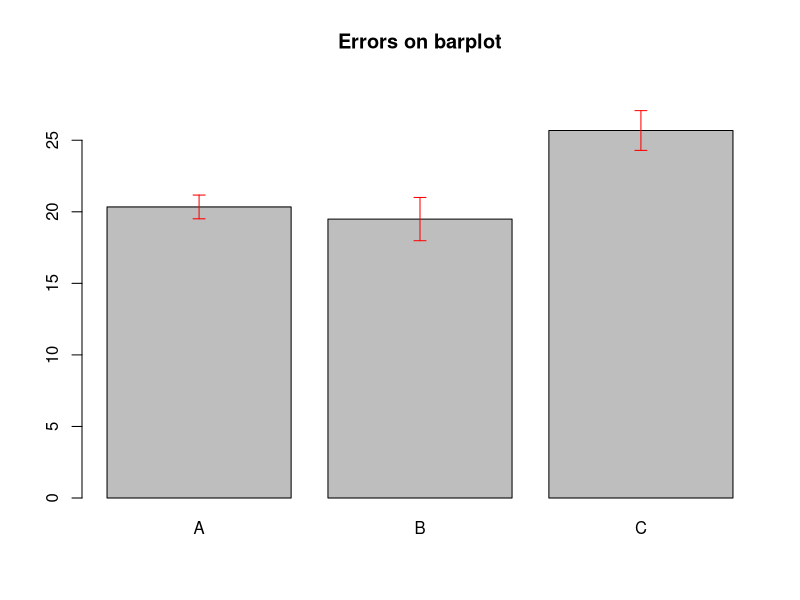
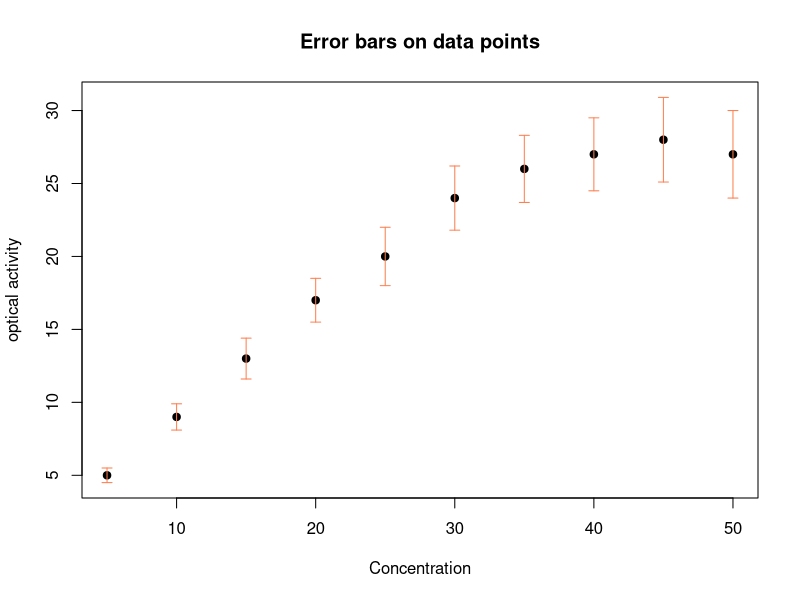

The R source for these figures, in order:
#LAB 14 
#Apr 24 2025
#I. Error bars, covariance and correlation:

#error bar shows uncertainity in a value - it can represent 1)Std dev 2)Std error 3)Confidence Interval
#We can use arrows() function to draw error bars - syntax is arrows(x0,y0,x1,y1,length,angle,code,col,lty,lwd

#(1) Error bars on bar plots: Enter the following data into R:
#means = c(20.34,19.49,25.68)
#stderr = c(0.83,1.51,1.39)
#Make a barplot with the following features: the three means should be labeled as ‘A’,
#‘B’ and ‘C’, grey filled bars, plot title as ’Errors on bar plot’. Use the arrows() function
#to plot the error bars as follows:
  #arrows(<barplotobject>, means+stderr, <barplotobject>,means-stderr,
         #angle=90,code=3,length=0.06,col=’red’)
means=c(20.34,19.49,25.68)
stderr=c(0.83,1.51,1.39)
#calculate midpoints of a bar
midpoints=barplot(means,names.arg=c("A","B","C"),col="grey",ylim=c(0,max(means+stderr)+2),main="Errors on barplot")
#add error bars using arrows()
arrows(midpoints,means+stderr,midpoints,means-stderr,angle=90,code=3,length=0.06,col='red')
###
#(2)Error bars on (x,y) plots: Enter the following data into R. The errors provided are standard errors on the mean
#x = c(5, 10, 15, 20, 25, 30, 35, 40, 45, 50)
#y = c(5, 9, 13, 17, 20, 24, 26, 27, 28, 27)
#errors = c(0.5, 0.9, 1.4, 1.5, 2.0, 2.2, 2.3, 2.5, 2.9, 3.0)
#Plot (x,y) with points and xlabel ‘concentration’ and ylabel ‘optical activity’ and plot title as ‘Error bars on data points”. Again we can use the arrows() function to plot the error
#bars, only difference is in the first 4 arguments: arrows(x,y+errors,x,y-errors,.....)


x = c(5, 10, 15, 20, 25, 30, 35, 40, 45, 50)
y = c(5, 9, 13, 17, 20, 24, 26, 27, 28, 27)
errors = c(0.5, 0.9, 1.4, 1.5, 2.0, 2.2, 2.3, 2.5, 2.9, 3.0)
#scatter plot with error bars
plot(x,y,pch=19,xlab="Concentration",ylab="optical activity",main="Error bars on data points",
     ylim=c(min(y-errors),max(y+errors)))
#adding the vertical error bars
arrows(x,y+errors,x,y-errors,angle=90,code=3,length=0.05,col="coral")
###

#(3) Covariance and Pearson’s correlation coefficient: For a univariate sample, the functions
#cov() and cor() return a number, for multivariate samples, these functions returns a matrix. Try the following:

x =c(10,20,30,40,50,60,70,80,90,100)
y =c(95, 220, 279, 424, 499, 540, 720, 880, 950, 1200)
cov(x, y)   # Covariance: measure of joint variability
cor(x, y)   # Pearson Correlation: strength + direction of linear relationship
#For multivariate datasets
cor(longley) # built-in multivariate dataset

#II. One sample tests

#(1) One sample Z test:
#(a) Write a function to perform one sample Z test, where given a data set x that is
#randomly drawn from a Gaussian distribution of population mean μ and standard
#deviation σ the function returns the conclusions of the test along with the computed statistic values. 
#The function should be defined as one_sample_Ztest(x,sigma,muzero, alpha,null) where x is the data vector,
#sigma is the population standard deviation, muzero is the population mean for
#comparison, alpha is the significance level and null is a string indicating type of
#null hypothesis. The possible values of null should be equal, less_than_or_equal
#or more_than_or_equal. The function should return a vector with two numbers
#and the conclusion: p-value and the Z-value and the statistical conclusion.

#function for 1 sample test
one_sample_Ztest <- function(x,sigma,muzero,alpha,null){
  #defining sample mean as xbar
  xbar=mean(x)
  n=length(x) #size
  #Z-statistic
  Z=(xbar-muzero)/(sigma/sqrt(n))
  
  #possible values of null
  #p-value computation using null hypothesis
  #1.equal-two tailed test 
  #wkt pnorm(Z) gives the area to the left of Z , 1-pnorm(Z) gives the area to the right of Z,so
  #for two tails we multiply by 2
  if (null=="equal"){
    p_val=2*(1-pnorm(abs(Z)))
  } 
  #2.less_than_or_equal - one tailed test (right tail) - calculates the area to the right of Z
  else if (null=="less_than_or_equal"){
    p_val=1-pnorm(Z)
  }
  #3.greater_than_or_equal - one tailed test (left tail) - calculates the area to the left of Z
  else if (null=="greater_than_or_equal"){
    p_val=pnorm(Z)
  }
  else{
    stop("Invalid null hypothesis type.")
  }
  #statistical conclusion
  conclusion = ifelse(p_val<alpha,"Reject null hypothesis","Fail to reject null hypothesis")
  return(list(Z_value=Z,p_value=p_val,conclusion=conclusion))
}

#(b) Use the data set to test the null hypothesis that μ = μ0:
#x = c(141.5, 152.3, 121.2, 123.0, 151.6, 124.8, 138.9,
#      137.4, 145.6, 135.6, 135.4, 121.5)
#and μ0 of 124.6 and σ = 14.5 with 0.05 significance level.

#we see from thw qn mu=muzero so the two tailed test would be done

x = c(141.5, 152.3, 121.2, 123.0, 151.6, 124.8, 138.9,
            137.4, 145.6, 135.6, 135.4, 121.5)
result=one_sample_Ztest(x,sigma=14.5,muzero=124.6,alpha=0.05,null="equal") #this pval is for alpha 0.05- 0.00781887
#since it is two tailed test, the p value (alpha/2) of left and right tail would be 0.00781/2=0.003909435
print(result)
##
#(2) One sample t- test:
#(a) Write a function to perform a one sample t-test given a data set x that is randomly
#drawn from a Gaussian distribution of population mean μ and standard deviation
#σ. The function should return the conclusions of the test along with the statistic
#values. Function should be defined as one_sample_t_test(x,muzero,alpha,null) where the arguments have the same
#meaning as above.
one_sample_ttest=function(x,muzero,alpha,null){
  #defining sample statistics
  xbar=mean(x)
  s=sd(x)
  n=length(x)
  #Computing t statistic
  t = (xbar-muzero)/(s/sqrt(n))
  df= n-1 #degrees of freedom
  
  #Computing p-val based on the type of null hypothesis
  #1.two tailed test
  #pt() function t-distribution's CDF
  #pt(abs(t),df)- gives the area to the left of t, then 1-pt(abs(t),df) gives the area right to t,
  #we multiply by 2 for obtaining both the tails
  if(null=="equal"){
    p_val = 2*(1-pt(abs(t),df))
  }else if (null=="less_than_or_equal")#one tailed,right tailed t test
    {
    p_val = 1-pt(t,df)
  }else if (null=="more_than_or_equal")#one tailed,left tailed t test
    {
    p_val = pt(t,df)
  }else {
    stop("Invalid null hypothesis type.")
  }
  #statistical conclusion
  conclusion=ifelse(p_val<alpha,"Reject null hypothesis","Fail to reject null hypothesis")
  return(list(tval=t,pval=p_val,conclusion=conclusion))
}

#(b) Use the data set below to test the null hypothesis that μ = μ0, where μ0 = 100 for 0.05 significance level.
#x = c(96.0, 104.0, 99.1, 97.6, 99.4, 92.8, 105.6, 97.2,
 #     96.8, 92.1, 100.6, 101.5, 100.7, 97.3, 99.6, 105.9)

x = c(96.0, 104.0, 99.1, 97.6, 99.4, 92.8, 105.6, 97.2,
      96.8, 92.1, 100.6, 101.5, 100.7, 97.3, 99.6, 105.9)
result=one_sample_ttest(x,muzero=100,alpha=0.05,null="equal")
print(result)
##

#25 Apr 2025
#(3) One sample proportion test:
#In R, the functions binom.test() and prop.test() performs the one sample proportion test. The former computes the exact binomial probability,
#and is used when the sample sizes are small. The latter uses a normal approximation
#to the binomial distribution and can be used when n > 30. The functions are
# binom.test(x,n,p,alternative)
# prop.test(x,n,p,alternative,correct)
# where x is the number of successes, n is the total number of trials, p proportion to test
# against (i.e., hypothesized value), alternative is the string value indicating type of null
# hypothesis as “two-sided”, “less”, “greater”, and correct is a logical variable indicating
# whether a correction should be applied for small sample sizes (the default is TRUE).
# Print the results of both the tests with x = 710, n = 2600, p = 0.25 and alternative=greater.

#testing with binom.test()
binom.test(x=710,n=2600,p=0.25,alternative="greater") #testing whether the true prop is >0.25

#testing with prop.test()
prop.test(x=710,n=2600,p=0.25,alternative = "greater",correct=T) #the correction is not required because when we are 
#converting the discrete binomial distb to continuous normal distbn, the sample size is already large enough to approximate the normal distbn
prop.test(x=710,n=2600,p=0.25,alternative="greater",correct=F)
##

#(4) One sample variance test:
#(a) Write a function with the following structure to output the statistical conclusion
#and properties (p-value and σ2 value):
#one_sample_variance_test(x,test_sigma,alpha), where the function should compute the χ2
#test statistic and get the appropriate limits by using the qchisq() function and deciding the conclusion.

one_sample_variance_test=function(x,test_sigma,alpha){
  #sample stats
  n=length(x)
  s2=var(x) #sample variance
  sigma2=test_sigma^2 #hyposthesized population variance
  
  #chi-sq test statistic
  chi2=(n-1)*s2/sigma2
  
  #critical values for 2 tailed test
  chi2_lower=qchisq(alpha/2,df=n-1)
  chi2_upper=qchisq(1-alpha/2,df=n-1)
  # Two-tailed p-value
  p_val = 2*min(pchisq(chi2,df=n-1), 1-pchisq(chi2,df=n-1))
  
  #decision rule
  if (chi2<chi2_lower || chi2>chi2_upper){
    conclusion="Reject null hypothesis"
  }else{
    conclusion="Fail to reject null hypothesis"
  }
  return(list(chi_squared_value=chi2,pop_var=s2,p_value=p_val,conclusion=conclusion))
}

#(b) Perform the above test for the data set given below for hypothesized σ = 29 and for
# 0.05 significance level. The points are from a normal distribution with mean=140
# and standard deviation of 20.

x = c(142.8, 135.0, 157.5, 148.4, 135.9, 153.4, 149.0, 130.2,
      156.0, 189.7, 151.6, 156.5, 123.8, 152.9, 118.4, 145.8)
result=one_sample_variance_test(x,test_sigma = 29,alpha=0.05)
print(result) #result wd be rejecting null hypothesis
##
#using the one-tailed test variation for this qn
one_sample_variance_test_one_tailed = function(x, test_sigma, alpha, alternative="two_sided") {
  # sample stats
  n = length(x)
  s2 = var(x)
  sigma2 = test_sigma^2
  chi2 = (n - 1) * s2 / sigma2
  
  # initialize critical and conclusion
  chi2_critical = NA
  conclusion = NA
  p_val = NA
  if (alternative == "greater") {
    chi2_critical = qchisq(1 - alpha, df = n-1)
    p_val = 1 - pchisq(chi2,df=n - 1)
    conclusion = if (chi2 > chi2_critical) "Reject H0" else "Fail to reject H0"
  } else if (alternative == "less") {
    chi2_critical = qchisq(alpha,df= n-1)
    p_val = pchisq(chi2,df=n - 1)
    conclusion = if (chi2 < chi2_critical) "Reject H0" else "Fail to reject H0"
  }
  
  return(list(
    chi_squared_value = chi2,
    chi_squared_critical = chi2_critical,
    pop_variance = s2,
    p_value = p_val,
    conclusion = conclusion
  ))
}
x=c(142.8, 135.0, 157.5, 148.4, 135.9, 153.4, 149.0, 130.2,
    156.0, 189.7, 151.6, 156.5, 123.8, 152.9, 118.4, 145.8)
# Run the tests
result_more = one_sample_variance_test_one_tailed(x, test_sigma = 29, alpha = 0.05, alternative = "greater")
result_less = one_sample_variance_test_one_tailed(x, test_sigma = 29, alpha = 0.05, alternative = "less")
# Print the results properly
cat("Result for one-sided test (H1:variance>841)right tailed:\n")
print(result_more) #conclusion is fail to reject H0,since 4.91 < 24.99
cat("\nResult for one-sided test (H1:variance<841) left tailed:\n")
print(result_less) #conclusion is reject H0,since 4.91 < 7.26

##
#(5) One sample Wilcoxon signed rank test: In R, the function wilcox.test() carries out
#one- and two-sample non-parametric tests. The arguments are
#wilcox.test(x,y=NULL,alternative,mu=0,paired=FALSE,
            #exact=NULL,correct=TRUE,conf.int=FALSE,conf.level=0.95)
# where for two samples, y will not be NULL. Perform this test for the data set with μ = 160
# and confidence level of 95% and H0 as μ >= μ0.

#we need to test if the median of a sample is equal to a specific value,also wkt it 
#doesn't assume that the data is normally distributed
x = c(176.9, 158.3, 152.1, 158.8, 172.4, 169.8, 159.7, 162.7,
      156.6, 174.5, 184.4, 165.2, 147.8, 177.8, 160.1, 161.5)
#mu-hypothesized median value
#our H0 is median>= 160, H1 is median<160 -left tailed test
result=wilcox.test(x,mu=160,alternative="greater",conf.level=0.95)
print(result)
##
##III. Two sample tests
#(1) Two sample Z test:
#(a) Write a function to perform a two sample Z test given data sets x1, x2, their respective 
#standard deviations, signficance level and null hypothesis. As above, the function should 
#return the conclusions of the test along with the statistic values. The function should be
#defined as two_sample_Z_test(x1,x2,sigma_x1,sigma_x2,alpha,null)

#for two-sample Z test
two_sample_Z_test = function(x1, x2, sigma_x1, sigma_x2, alpha, null) {
  # Remove missing values
  x1=na.omit(x1)
  x2=na.omit(x2)
  # Calculate sample means and sizes
  mean_x1=mean(x1)
  mean_x2=mean(x2)
  n1=length(x1)
  n2=length(x2)
  #test statistic
  se=sqrt((sigma_x1^2/n1) + (sigma_x2^2/n2))
  z_stat=(mean_x1-mean_x2)/se
  # Determine critical value based on the null hypothesis
  if (null == "mu1 >= mu2") {
    critical_value <- qnorm(1 - alpha)  # Right-tailed test (critical value for upper tail)
    reject=z_stat < critical_value  # Decision rule
  } else {
    stop("Invalid null hypothesis format. Expected 'mu1 >= mu2'")
  }
  # Conclusion based on z-statistic
  conclusion <- ifelse(reject,"Reject the H0","Fail to reject the H0")
  # Return results
  return(list(Z_statistic=z_stat, Critical_Value=critical_value,Conclusion=conclusion,Mean_x1 = mean_x1,
    Mean_x2 = mean_x2,Sample_Size_x1=n1,Sample_Size_x2=n2))
}

#(b) Use the data given in two-sample.dat for this problem with σx1 = 24.6 and
#σx2 = 27.8 with α = 0.05 to test the null hypothesis that the μ1 ≥ μ2.

x1= c( 258.0, 271.5, 189.1, 216.5, 237.2, 222.0, 231.3, 181.7, 220.0, 179.3, 238.1, 217.7,
        246.2, 241.5, 233.8, 222.3, 199.2, 167.9, 216.2, 240.4, 235.3, 187.0, 233.7, 214.7,
        174.6, 246.3, 185.7, 207.0, 244.3, 237.7, 245.2, 228.3, 201.8, 218.3, 242.7, 213.8,
        231.9, 257.3, 208.4, 250.7, 198.3, 206.7, 259.7, 253.3, 200.3, 196.6, 210.6, 257.6,
        173.5, 267.5, 167.2, 227.1, 172.1, 197.6, 256.9, 203.7, 195.1, 237.4, 210.2, 208.8,
        218.0, 205.1, 241.1, 216.8, 223.6, 191.0, 225.9, 215.1, 233.1, 243.0)

x2= c( 221.0, 213.0, 199.3, 211.2, 225.2, 229.1, 253.9, 194.6, 243.0, 221.9, 230.9, 221.1,
        206.7, 217.2, 215.8, 203.0, 234.0, 196.3, 235.8, 234.3, 244.7, 248.8, 200.5, 232.0,
        233.3, 220.6, 289.2, 244.9, 230.8, 182.9, 199.3, 263.2, 220.6, 266.7, 258.0, 243.9,
        178.1, 200.7, 270.2, 224.4, 222.4, 234.6, 296.7, 202.3, 277.9, 204.3, 221.1, 257.0,
        243.4, 239.4, 230.0, 263.5, 241.3, 216.6, 227.9, 230.1, 230.5, 188.6, 289.3, 234.4,
        267.5, 256.0, 246.5, 210.5, 270.6, 295.5, 195.8, 235.3, 245.4, 245.4)
sigma_x1 = 24.6
sigma_x2 = 27.8
alpha=0.05
null="mu1 >= mu2"
result=two_sample_Z_test(x1,x2,sigma_x1,sigma_x2,alpha,null)
print(result)
###

#(2) Two sample t-test: In R, both one-sample and two-sample t-tests can be performed with
#the library function t.test() with the following arguments:
  #t.test(x,y,alternative,mu,paired,var.equal,conf.level) where x,y are the data vectors, 
#alternative is a character string specifying the alternate hypothesis of 3 possible values: two.sided, less and greater. 
#One can also input a vector with all three,in which case all the 3 hypotheses are tested, 
#the default value is two.sided. For one sample, mu is the hypothesized mean of the population, and for two samples, it is the
#hypothesized difference of the means. A conf.level=0.95 sets the confidence level at 95%.

#(a) Welsch’s test: use the data sets to carry out the t-test for equality of means as H0.
#Print the results summary.
Xvar=c(4.95, 5.37, 4.70, 4.96, 4.72, 5.17, 5.28, 5.12, 5.26, 5.48)
Yvar=c(4.65, 4.86, 4.57, 4.56, 4.96, 4.63, 5.04, 4.92, 5.37, 4.58, 4.26, 4.40)

# Welch's t-test is used when 2 samples have unequal variances
result_welch=t.test(Xvar,Yvar,alternative="two.sided",var.equal=FALSE,conf.level=0.95)
print(result_welch) #reject null hypothesis

#(b) Dependent variables: Use the data sets below to carry out a paired t-test for a
#significance level of 0.05. In this case, do we need to input μ?
data_before = c(95,106,79,71,90,79,71,77,103,103,92,63,82,76)
data_after = c(97,116,82,81,82,86,107,86,94,91,85,98,91,87)
result_paired=t.test(data_before,data_after,alternative="two.sided",paired=TRUE,conf.level=0.95)
print(result_paired)
###

#(3) Two-sample proportion test: In R, the function prop.test() can perform proportion tests for one, two or more proportions. 
#Here we will also learn the Fisher’s test applicable for small samples. The input is changed as follows:
#prop.test(x,n,p=NULL,alternative="two.sided",correct=TRUE)
#fisher.test(x,alternative="two.sided",conf.int=TRUE,conf.level=0.95)
#where x is a 2x2 matrix containing the values of the contingency table under different categories for the Fisher’s test and a data vector
#of counts of successes for the prop.test(),n is a data vector containing number of trials in which x successes were observed, p is a
#vector of probabilites of successes. The alternative can be two.sided, less or more.


#(a)Perform a prop.test() test for the following problem with H0 that the proportions
#are equal. In a health survey, 520 out of 600 men and 550 out of 600 women
#questioned said they use antibiotics whenever fever continues for more than 2 days.
#We want to test whether there is a significant difference in the fraction of men and
#women who start taking antibiotics after 2 days of fever.
men_success=520
men_total=600
women_success=550
women_total=600
# we use this when you have large sample sizes and you can assume that the data follows a binomial distribution. This test uses the 
#Chi-squared approximation to test the difference between proportions.
prop_test_result=prop.test(c(men_success, women_success),c(men_total, women_total),alternative="two.sided")
print(prop_test_result) #reject H0

#(b) Perform a Fisher’s exact test for the following data to find whether the patients from
#higher income group indulge in tobacco abuse in a significantly different proportion
#than the patients from the lower income group.
#Higher-income Lower-income
#Tobacco abuse 11 17
#No abuse 42 39

# Create a 2x2 contingency table
tobacco_abuse_data=matrix(c(11,42,17,39),nrow=2)
print(tobacco_abuse_data)
#Fisher's Exact Test- we Use this when you have small sample sizes, especially when any of the expected cell frequencies in a contingency 
#table are less than 5. Fisher's test provides an exact p-value for small sample sizes, avoiding the approximations used in Chi-squared tests.
fisher_test_result = fisher.test(tobacco_abuse_data,alternative="two.sided",conf.int=TRUE,conf.level=0.95)
print(fisher_test_result) #keep H0

###

# (4) Two-sample variance test: In R, we will use the F-distribution functions (qf()) to carry
# out the two-sample variance test.

# (a) Write a function of the form two_sample_variance_test(x,y,alpha) that outputs the statistical 
#conclusion along with the statistical values of F and p-values.

two_sample_variance_test=function(x, y, alpha){
  #sample stats
  var_x =var(x)
  var_y =var(y)
  n1 =length(x)
  n2 =length(y)
  
  # Test statistic
  F_stat=var_x / var_y
  # Degrees of freedom
  df1 =n1-1
  df2 =n2-1
  # Calculate the p-value using the F-distribution
  p_value=pf(F_stat, df1, df2, lower.tail = FALSE)
  
  # Critical value at significance level alpha (two-tailed test)
  critical_value_upper=qf(1 - alpha, df1, df2)
  critical_value_lower=qf(alpha, df1, df2)
  
  # Decision rule
  reject_null=(F_stat > critical_value_upper) || (F_stat < critical_value_lower)
  conclusion=ifelse(reject_null, "Reject H0", "Fail to reject H0")
  
  return(list(F_statistic = F_stat, p_value = p_value, 
              Critical_value_lower = critical_value_lower,
              Critical_value_upper = critical_value_upper,
              Conclusion = conclusion))
}
# (b) Use the data sets below to carry out this test with α = 0.05.
x = c(1067.7, 984.3, 998.8, 1025.9, 1060.9, 959.1, 1013.8,
      1047.0, 987.8, 1051.0, 885.2, 1049.5, 1098.2, 1001.5,
      1011.1, 991.6)

y = c(957.6, 981.8, 1096.5, 984.4, 1074.3, 929.4, 1056.0,
      1012.3, 1040.7, 1099.5, 1006.1, 1064.3, 865.6, 944.4,
      1091.8, 952.1)
#two-sample variance test
result=two_sample_variance_test(x, y, alpha = 0.05)
print(result)
###

#(5) Wilcoxon signed rank test for two dependent samples: This is carried out using wilcox.test()
# function in R again, and the parameters are already described above in the one sample
# tests. Carry out this test for the following data with conf.level=0.95 for the null hypothesis 
#that the mean for the paired sample is greater than 0, i.e. the two samples have different means.
Pre_therapy=c(74, 72, 62, 58, 59, 65, 54, 63, 80, 66, 65, 64, 79, 60)
Post_therapy=c(79, 55, 53, 53, 74, 55, 64, 55, 39, 44, 37, 68, 54, 54)
#The Wilcoxon Signed Rank Test is used to compare the differences between paired samples (dependent samples).
#This test is typically used when you have two related groups (i.e., the same subjects measured before and after an intervention). 
#It tests whether the median of the differences between paired observations is significantly different from zero.
result=wilcox.test(Pre_therapy, Post_therapy,paired = TRUE, alternative="greater",conf.level = 0.95)
print(result) #reject H0
###

#(6) Wilcoxon rank sum test for unpaired samples and Mann-Whitney test: Use the wilcox.test()
# function to carry out the Wilcoxon rank sum test for two independent samples given below with the 
#alternate hypothesis that the placebo population has a smaller mean than that exposed to the drug. Use a confidence level of 95%.

#used when the assumptions of two-sample t-test (like normality) are not met, and the data are ordinal or continuous but not normally distributed.
drug= c(31.7, 75.0, 101.1, 60.5, 62.8, 59.3, 58.9, 91.3, 99.1, 52.0, 39.1)
placebo=c(59.3, 72.7, 100.5, 64.7, 69.0, 72.7, 69.6, 97.4, 100.6, 65.1, 65.7)

#Wilcoxon rank sum test (Mann-Whitney test)
result=wilcox.test(drug,placebo, alternative="less",conf.level = 0.95)
print(result)
###

#(7) Kruskal Wallis test: In R, this test is performed by kruska.test() function.
#Reform the data above into a (x,y) form where x stands for the value and y is the
#category of the group (use rep() function to label each data point according to the group), then use the above R function 
#with arguments x and y. Print the results output by the function.
Group1 <- c(220, 214, 203, 184, 186, 200, 165)
Group2 <- c(262, 193, 225, 200, 164, 266, 179)
Group3 <- c(272, 192, 190, 208, 231, 235, 141)
Group4 <- c(190, 255, 247, 278, 230, 269, 289)
#This test is performed when there's a need to prove that there are statistically significant differences between the 
#distributions of three or more independent groups-it is a non-parametric counterpart to ANOVA and used when the ANOVA assumptions are not met.
# Combining the data into a single vector (x)
x=c(Group1, Group2, Group3, Group4)
# Create the group labels (y)
y =rep(c("Group-1", "Group-2", "Group-3", "Group-4"),times=c(length(Group1), length(Group2), length(Group3), length(Group4)))
result=kruskal.test(x ~ y)
print(result) #keep H0 / fail to reject H0
###

#(8) Chi-square GoF test: Based on what we learnt in class, write a function to perform the
# GoF test based on input data of expected and observed values. We will use qchisq()
# function to get the critical value and pchisq() to get the p-value. Use the function to
# carry out the test for the following data:

#The Chi-square Goodness of Fit (GoF) Test is used to determine if there is a significant difference between the observed and expected
#frequencies in categorical data. The null hypothesis for this test is that the observed frequencies are consistent with the expected frequencies.

# Define the Chi-square GoF Test Function
chi_square_gof_test =function(observed, expected, alpha = 0.05) {
  #Chi-square statistic
  chi_square_stat=sum((observed-expected)^2 / expected)
  
  df=length(observed) - 1 #k-1
  
  # Critical value for Chi-square distribution at the given alpha (significance level)
  critical_value=qchisq(1 - alpha, df)
  
  # p-value corresponding to the calculated chi-square statistic
  p_value=pchisq(chi_square_stat, df, lower.tail = FALSE)
  
  # Conclusion based on p-value
  conclusion=ifelse(p_value < alpha, "Reject the null hypothesis", "Fail to reject the null hypothesis")
  
  return(list(Chi_Square_Statistic = chi_square_stat,Critical_Value = critical_value,p_value = p_value,Conclusion = conclusion))
}
observed=c(32, 82, 77, 49)
expected=c(40, 80, 80, 40)
result=chi_square_gof_test(observed, expected)
print(result)












